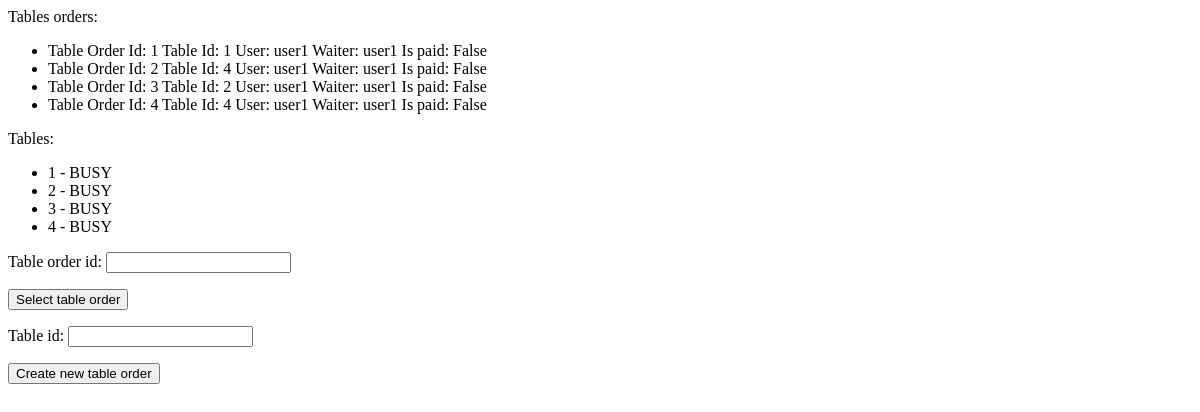
The page /table_orders/ on the database as committed earlier.
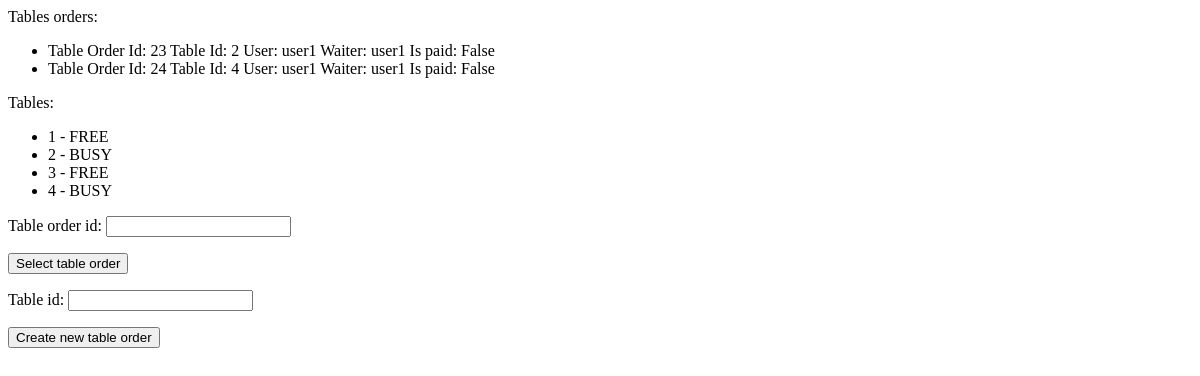
The same page on the database as committed later.
### login/models.py (models this page shows)
class Table_Order(models.Model):
    table_id = models.ForeignKey(tableModel.Table, on_delete= models.SET_NULL, null= True)
    user_id = models.ForeignKey(CustomUser, on_delete= models.SET_NULL, null= True, related_name='user')
    waiter_id = models.ForeignKey(CustomUser, on_delete= models.SET_NULL, null= True, related_name='waiter')
    is_paid = models.BooleanField(default= False)

class CustomUser(AbstractUser):
    Roles = (
        ("GUEST", "guest"),
        ("WAITER", "waiter"),
        ("KITCHEN", "kitchen"),
        ("BAR", "bar"),
        ("MANAGER", "manager"),
    )
    'GUEST WAITER KITCHEN BAR MANAGER'
    name = models.CharField(max_length=200, default="")
    surname = models.CharField(max_length=200, default="")
    point_number = models.IntegerField(default=0)
    role = models.CharField(max_length=10, choices=Roles, default='GUEST')

### tables_layout/models.py (models this page shows)
class Table(models.Model):
    States = (
        ("BUSY", "busy"),
        ("FREE", "free"),
        ("RESERVED", "reserved"),
    )
    id = models.IntegerField(primary_key=True)
    state = models.CharField(max_length=8,
                             choices=States,
                             default="BUSY")
    def __str__(self):
        return f"{self.pk} - {self.state}"

### table_orders/views.py (the view)
# urls.py: path('table_orders/', include('table_orders.urls'))
def table_orders(request):
    tables = Table.objects.all
    tablesOrders = Table_Order.objects.all().filter(is_paid = False)
    selectTableOrder = SelectTableOrderForm(request.POST or None)
    createNewTableOrder = CreateNewTableOrder(request.POST or None)
    request.session.flush()
    return render(request, 'table_orders/active_table_orders.html', {'tables': tables, 'table_orders': tablesOrders, 'createNewTableOrder':createNewTableOrder,  'selectTableOrder':selectTableOrder})

### table_orders/forms.py
class CreateNewTableOrder(forms.Form):
    table_id = forms.IntegerField()

class SelectTableOrderForm(forms.Form):
    table_order_id = forms.IntegerField()

### table_orders/templates/table_orders/active_table_orders.html (shortened to what this page needs)
<div>Tables orders:</div>
{% if table_orders %}
    <ul>
    {% for table_order in table_orders %}
        <li>Table Order Id: {{ table_order.id }} Table Id: {{table_order.table_id.id}} User: {{table_order.user_id}} Waiter: {{table_order.waiter_id}} Is paid: {{table_order.is_paid}}</a></li>
    {% endfor %}
    </ul>
    {% endif %}
<div>Tables:</div>
    {% if tables %}
        <ul>
        {% for table in tables %}
            <li>{{ table }} </a></li>
        {% endfor %}
        </ul>
        {% endif %}
<form action="{% url 'select_table_order' %}" method="POST">
    {{ selectTableOrder.as_p }}
    <input type="Submit"  value="Select table order"/>
</form>
<form action="{% url 'create_table_order' %}" method="POST">
    {{ createNewTableOrder.as_p }}
    <input type="Submit" value="Create new table order"/>
</form>

Rows that differ between the two databases and show on the page:
removed Table_Order: id "1", table_id.id "1", user_id "user1", waiter_id "user1", is_paid "False"
removed Table_Order: id "2", table_id.id "4", user_id "user1", waiter_id "user1", is_paid "False"
removed Table_Order: id "3", table_id.id "2", user_id "user1", waiter_id "user1", is_paid "False"
removed Table_Order: id "4", table_id.id "4", user_id "user1", waiter_id "user1", is_paid "False"
added Table_Order: id "23", table_id.id "2", user_id "user1", waiter_id "user1", is_paid "False"
added Table_Order: id "24", table_id.id "4", user_id "user1", waiter_id "user1", is_paid "False"
changed Table: id+state "1 - BUSY" → "1 - FREE"
changed Table: id+state "3 - BUSY" → "3 - FREE"
